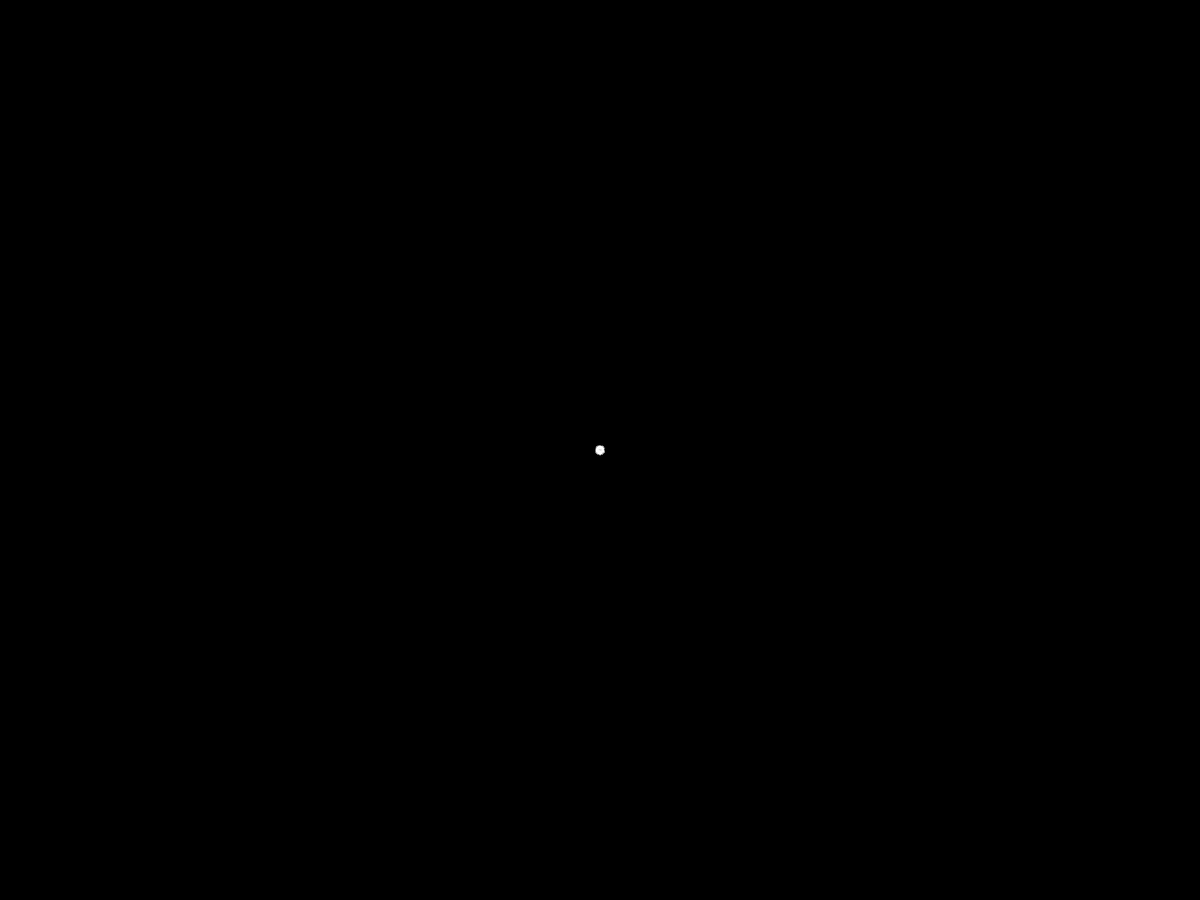
Frame 1 (no input)
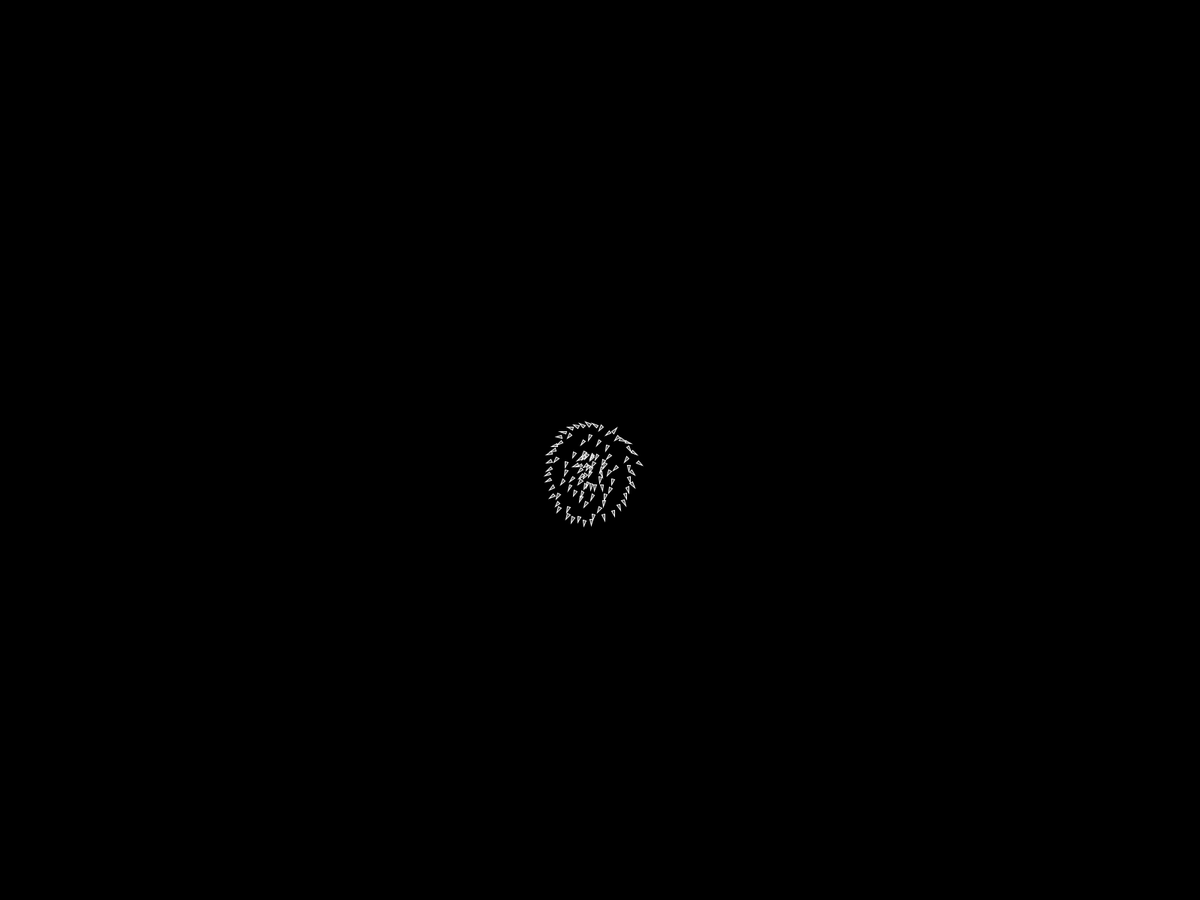
Frame 60 (the mouse pressed at the canvas centre just before this capture)
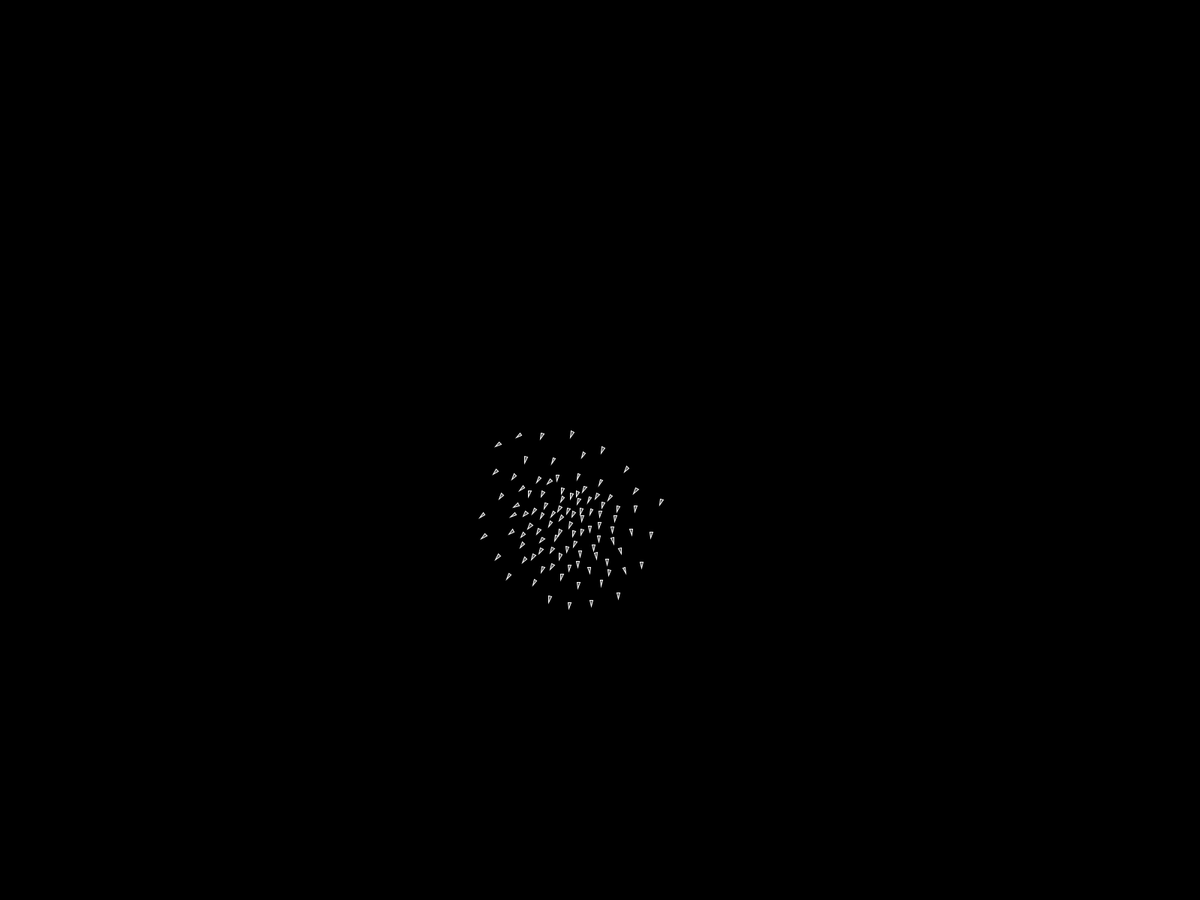
Frame 120 (the mouse held since frame 60 and released just before this capture)

The Processing sketch that drew these frames (run headless with seeded random() and noise(); from frame 60 on, the mouse is pressed at the canvas centre):

// Processing sketch: sketch_161126b
// ── sketch_161126b.pde
Flock flock;

void setup() {
  //size(640, 360);
  fullScreen();
  flock = new Flock();
  // Add an initial set of boids into the system
  for (int i = 0; i < 100; i++) {
    flock.addBoid(new Boid(width/2,height/2));
  }
  frameRate(60);
}

void draw() {
  background(0);
  flock.run();
}

// Add a new boid into the System
void mousePressed() {
  flock.addBoid(new Boid(mouseX,mouseY));
}



// The Flock (a list of Boid objects)

class Flock {
  ArrayList<Boid> boids; // An ArrayList for all the boids

  Flock() {
    boids = new ArrayList<Boid>(); // Initialize the ArrayList
  }

  void run() {
    for (Boid b : boids) {
      b.run(boids);  // Passing the entire list of boids to each boid individually
    }
  }

  void addBoid(Boid b) {
    boids.add(b);
  }

}




// The Boid class

class Boid {

  PVector position;
  PVector velocity;
  PVector acceleration;
  float r;
  float maxforce;    // Maximum steering force
  float maxspeed;    // Maximum speed

    Boid(float x, float y) {
    acceleration = new PVector(0, 0);

    // This is a new PVector method not yet implemented in JS
    // velocity = PVector.random2D();

    // Leaving the code temporarily this way so that this example runs in JS
    float angle = random(TWO_PI);
    velocity = new PVector(cos(angle), sin(angle));

    position = new PVector(x, y);
    r = 2.0;
    maxspeed = 2;
    maxforce = 0.03;
  }

  void run(ArrayList<Boid> boids) {
    flock(boids);
    update();
    borders();
    render();
  }

  void applyForce(PVector force) {
    // We could add mass here if we want A = F / M
    acceleration.add(force);
  }

  // We accumulate a new acceleration each time based on three rules
  void flock(ArrayList<Boid> boids) {
    PVector sep = separate(boids);   // Separation
    PVector ali = align(boids);      // Alignment
    PVector coh = cohesion(boids);   // Cohesion
    // Arbitrarily weight these forces
    sep.mult(1.5);
    ali.mult(1.0);
    coh.mult(1.0);
    // Add the force vectors to acceleration
    applyForce(sep);
    applyForce(ali);
    applyForce(coh);
  }

  // Method to update position
  void update() {
    // Update velocity
    velocity.add(acceleration);
    // Limit speed
    velocity.limit(maxspeed);
    position.add(velocity);
    // Reset accelertion to 0 each cycle
    acceleration.mult(0);
  }

  // A method that calculates and applies a steering force towards a target
  // STEER = DESIRED MINUS VELOCITY
  PVector seek(PVector target) {
    PVector desired = PVector.sub(target, position);  // A vector pointing from the position to the target
    // Scale to maximum speed
    desired.normalize();
    desired.mult(maxspeed);

    // Above two lines of code below could be condensed with new PVector setMag() method
    // Not using this method until Processing.js catches up
    // desired.setMag(maxspeed);

    // Steering = Desired minus Velocity
    PVector steer = PVector.sub(desired, velocity);
    steer.limit(maxforce);  // Limit to maximum steering force
    return steer;
  }

  void render() {
    // Draw a triangle rotated in the direction of velocity
    float theta = velocity.heading2D() + radians(90);
    // heading2D() above is now heading() but leaving old syntax until Processing.js catches up
    
    fill(200, 100);
    stroke(255);
    pushMatrix();
    translate(position.x, position.y);
    rotate(theta);
    beginShape(TRIANGLES);
    vertex(0, -r*2);
    vertex(-r, r*2);
    vertex(r, r*2);
    endShape();
    popMatrix();
  }

  // Wraparound
  void borders() {
    if (position.x < -r) position.x = width+r;
    if (position.y < -r) position.y = height+r;
    if (position.x > width+r) position.x = -r;
    if (position.y > height+r) position.y = -r;
  }

  // Separation
  // Method checks for nearby boids and steers away
  PVector separate (ArrayList<Boid> boids) {
    float desiredseparation = 25.0f;
    PVector steer = new PVector(0, 0, 0);
    int count = 0;
    // For every boid in the system, check if it's too close
    for (Boid other : boids) {
      float d = PVector.dist(position, other.position);
      // If the distance is greater than 0 and less than an arbitrary amount (0 when you are yourself)
      if ((d > 0) && (d < desiredseparation)) {
        // Calculate vector pointing away from neighbor
        PVector diff = PVector.sub(position, other.position);
        diff.normalize();
        diff.div(d);        // Weight by distance
        steer.add(diff);
        count++;            // Keep track of how many
      }
    }
    // Average -- divide by how many
    if (count > 0) {
      steer.div((float)count);
    }

    // As long as the vector is greater than 0
    if (steer.mag() > 0) {
      // First two lines of code below could be condensed with new PVector setMag() method
      // Not using this method until Processing.js catches up
      // steer.setMag(maxspeed);

      // Implement Reynolds: Steering = Desired - Velocity
      steer.normalize();
      steer.mult(maxspeed);
      steer.sub(velocity);
      steer.limit(maxforce);
    }
    return steer;
  }

  // Alignment
  // For every nearby boid in the system, calculate the average velocity
  PVector align (ArrayList<Boid> boids) {
    float neighbordist = 50;
    PVector sum = new PVector(0, 0);
    int count = 0;
    for (Boid other : boids) {
      float d = PVector.dist(position, other.position);
      if ((d > 0) && (d < neighbordist)) {
        sum.add(other.velocity);
        count++;
      }
    }
    if (count > 0) {
      sum.div((float)count);
      // First two lines of code below could be condensed with new PVector setMag() method
      // Not using this method until Processing.js catches up
      // sum.setMag(maxspeed);

      // Implement Reynolds: Steering = Desired - Velocity
      sum.normalize();
      sum.mult(maxspeed);
      PVector steer = PVector.sub(sum, velocity);
      steer.limit(maxforce);
      return steer;
    } 
    else {
      return new PVector(0, 0);
    }
  }

  // Cohesion
  // For the average position (i.e. center) of all nearby boids, calculate steering vector towards that position
  PVector cohesion (ArrayList<Boid> boids) {
    float neighbordist = 50;
    PVector sum = new PVector(0, 0);   // Start with empty vector to accumulate all positions
    int count = 0;
    for (Boid other : boids) {
      float d = PVector.dist(position, other.position);
      if ((d > 0) && (d < neighbordist)) {
        sum.add(other.position); // Add position
        count++;
      }
    }
    if (count > 0) {
      sum.div(count);
      return seek(sum);  // Steer towards the position
    } 
    else {
      return new PVector(0, 0);
    }
  }
}
